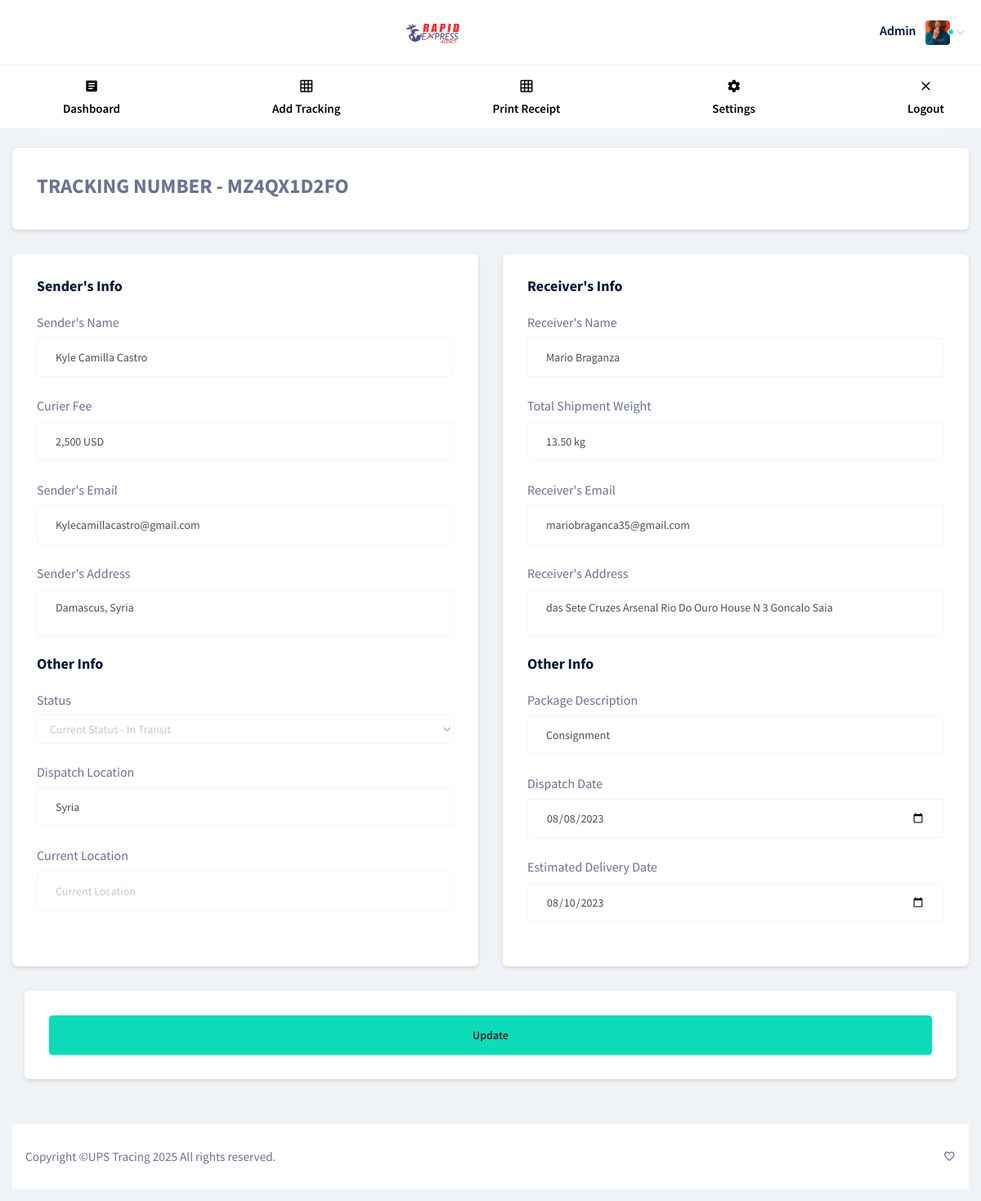
Screenshot of /admin/edit-tracking.php?num=MZ4QX1D2FO (signed in) with the database file from the repository.
### tables this page shows
CREATE TABLE `tracking` (
  `id` int(11) NOT NULL,
  `tracking_number` varchar(255) NOT NULL,
  `sender_name` varchar(255) NOT NULL,
  `sender_contact` varchar(255) NOT NULL,
  `sender_email` varchar(255) NOT NULL,
  `sender_address` varchar(255) NOT NULL,
  `status` varchar(255) NOT NULL,
  `dispatch_location` varchar(255) NOT NULL,
  `receiver_email` varchar(255) NOT NULL,
  `receiver_name` varchar(255) NOT NULL,
  `receiver_contact` varchar(255) NOT NULL,
  `receiver_address` varchar(255) NOT NULL,
  `dispatch_date` varchar(255) NOT NULL,
  `delivery_date` varchar(255) NOT NULL,
  `pdesc` varchar(255) NOT NULL,
  `current_location` varchar(255) DEFAULT NULL,
  `date` datetime NOT NULL DEFAULT current_timestamp(),
  `amount` varchar(255) NOT NULL
);

### admin/edit-tracking.php (the view, shortened to what this page needs)
<?php
include 'header.php';
	if (isset($_GET['num'])) {
		$tnumbs = $_GET['num'];
		$select = mysqli_query($link, "SELECT * FROM tracking WHERE tracking_number = '$tnumbs' ");
		if (mysqli_num_rows($select) > 0) {
			$row = mysqli_fetch_assoc($select);
			$senders_name = $row['sender_name'];
		     $senders_contact = $row['sender_contact'];
		     $senders_mail = $row['sender_email'];
		     $senders_address = $row['sender_address'];
		     $receivers_name = $row['receiver_name'];
		     $receivers_contact = $row['receiver_contact'];
		     $receivers_mail = $row['receiver_email'];
		     $receivers_address = $row['receiver_address'];
		     $statuss = $row['status'];
		     $dispatch_l = $row['dispatch_location'];
		     $dispatchh = $row['dispatch_date'];
		     $deliveryy = $row['delivery_date'];
         $current_loc = $row['current_location'];
         $desc = $row['pdesc'];
		}else{
			echo "<script>window.location.href = 'dashboard.php'; </script>";
		}
	}else{
		echo "<script>window.location.href = 'dashboard.php'; </script>";
	}
?>
<div class="row">
	<div class="col-12 grid-margin stretch-card">
		<div class="card">
			<div class="card-body">
				<label style="font-weight: bold;font-size: 25px;">TRACKING NUMBER  - <?php echo $tnumbs ?></label>
			</div>
		</div>
    </div>
    <div class="col-md-6 grid-margin stretch-card">
      <div class="card">
        <div class="card-body">
          <h4 class="card-title">Sender's Info</h4>
          <form method="post" action="edit-tracking.php?num=<?php echo $tnumbs ?>" class="forms-sample">
            <div class="form-group">
              <label for="exampleInputUsername1">Sender's Name</label>
              <input type="text" class="form-control" name="sname" value="<?php echo $senders_name ?>" id="exampleInputUsername1" placeholder="Sender's Name">
            </div>
            <div class="form-group">
              <label for="exampleInputEmail1">Curier Fee</label>
              <input type="text" class="form-control" value="<?php echo $senders_contact ?>" name="scontact" id="exampleInputEmail1" placeholder="Courier Fee">
            </div>
            <div class="form-group">
              <label for="exampleInputPassword1">Sender's Email</label>
              <input type="text" class="form-control" name="smail" value="<?php echo $senders_mail ?>" id="exampleInputPassword1" placeholder="Sender's Email">
            </div>
            <div class="form-group">
              <label for="exampleInputConfirmPassword1">Sender's Address</label>
              <textarea class="form-control" placeholder="Sender's Address" name="saddress"><?php echo $senders_address ?></textarea>
            </div>
            <h4 class="card-title">Other Info</h4>
            <div class="form-group">
              <label for="exampleInputPassword1">Status</label>
              <select class="form-control" name="status">
              	<option value="<?php echo $statuss ?>">Current Status - <?php echo $statuss ?></option>
              </select>
            </div>
            <div class="form-group">
              <label for="exampleInputPassword1">Dispatch Location</label>
              <input type="text" class="form-control" value="<?php echo $dispatch_l ?>" name="dispatchl" id="exampleInputPassword1" placeholder="Origin Port">
            </div>
            <div class="form-group">
              <label for="exampleInputPassword1">Current Location</label>
              <input type="text" class="form-control" value="<?php echo $current_loc ?>" name="current_loc" id="exampleInputPassword1" placeholder="Current Location ">
            </div>
        </div>
      </div>
    </div>
    <div class="col-md-6 grid-margin stretch-card">
      <div class="card">
        <div class="card-body">
          <h4 class="card-title">Receiver's Info</h4>
            <div class="form-group">
              <label for="exampleInputUsername1">Receiver's Name</label>
              <input type="text" class="form-control" value="<?php echo $receivers_name ?>" name="rname" id="exampleInputUsername1" placeholder="Receiver's Name">
            </div>
            <div class="form-group">
              <label for="exampleInputEmail1">Total Shipment Weight</label>
              <input type="text" class="form-control" value="<?php echo $receivers_contact ?>" name="rcontact" id="exampleInputEmail1" placeholder="weight">
            </div>
            <div class="form-group">
              <label for="exampleInputPassword1">Receiver's Email</label>
              <input type="text" name="rmail" class="form-control" value="<?php echo $receivers_mail ?>" id="exampleInputPassword1" placeholder="Receiver's Email">
            </div>
            <div class="form-group">
              <label for="exampleInputConfirmPassword1">Receiver's Address</label>
              <textarea class="form-control" name="raddress" placeholder="Receiver Address"><?php echo $receivers_address ?></textarea>
            </div>
            <h4 class="card-title">Other Info</h4>
            <div class="form-group">
              <label for="exampleInputPassword1">Package Description</label>
              <input type="text" class="form-control" name="desc" value="<?php echo $desc ?>" id="exampleInputPassword1" placeholder="Package Description">
            </div>
           <div class="form-group">
              <label for="exampleInputPassword1">Dispatch Date</label>
              <input type="date" class="form-control" name="dispatch" value="<?php echo $dispatchh ?>" id="exampleInputPassword1" placeholder="Dispatch Date">
            </div>
          	<div class="form-group">
              <label for="exampleInputPassword1">Estimated Delivery Date</label>
              <input type="date" class="form-control" value="<?php echo $deliveryy ?>" name="delivery" id="exampleInputPassword1" placeholder="Estimated Delivery Date">
            </div>
        </div>
      </div>
    </div>
</div>
    <div class="col-12 grid-margin stretch-card">
          <div class="card">
            <div class="card-body">
            	<button class="btn btn-lg btn-success btn-block" name="update">Update</button>
            </div>
        </div>
    </div>
<?php
include 'footer.php';
?>

### rows the page displays
tracking: sname "Kyle Camilla Castro", scontact "2,500 USD", smail "Kylecamillacastro@gmail.com", saddress "Damascus, Syria", dispatchl "Syria", rname "Mario Braganza", rcontact "13.50 kg", rmail "mariobraganca35@gmail.com", raddress "das Sete Cruzes Arsenal Rio Do Ouro House N 3 Goncalo Saia", desc "Consignment", dispatch "08/08/2023", delivery "08/10/2023"

### other values shown
$tnumbs "MZ4QX1D2FO"
